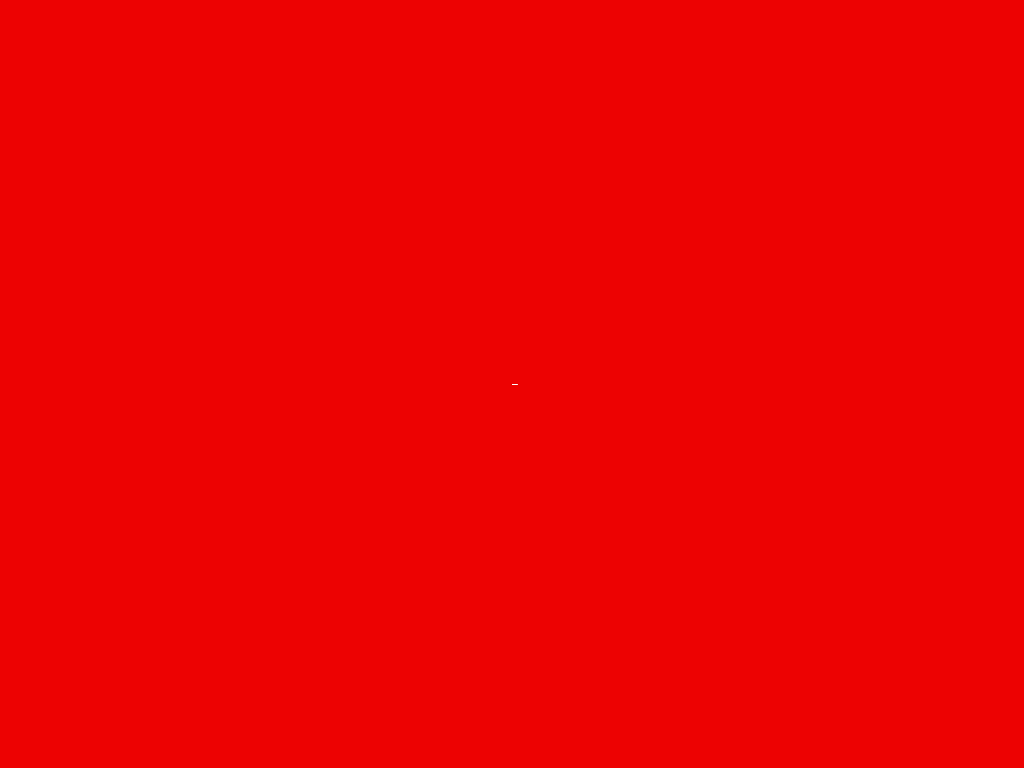
Frame 1 (no input)
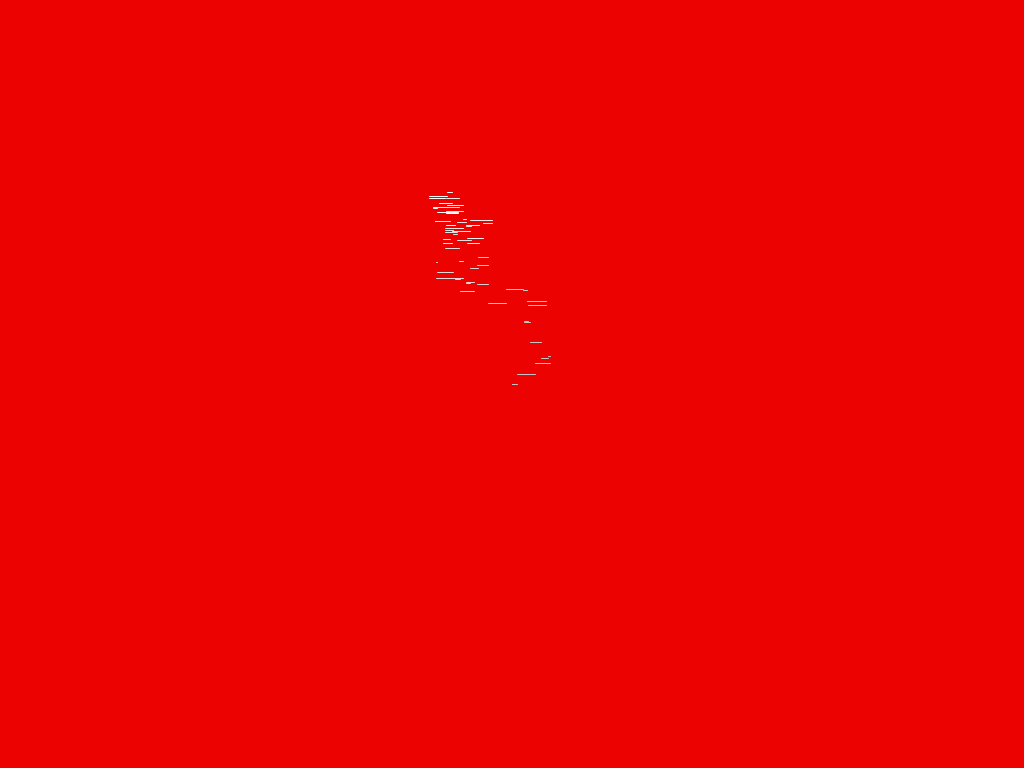
Frame 60 (the mouse pressed at the canvas centre just before this capture)
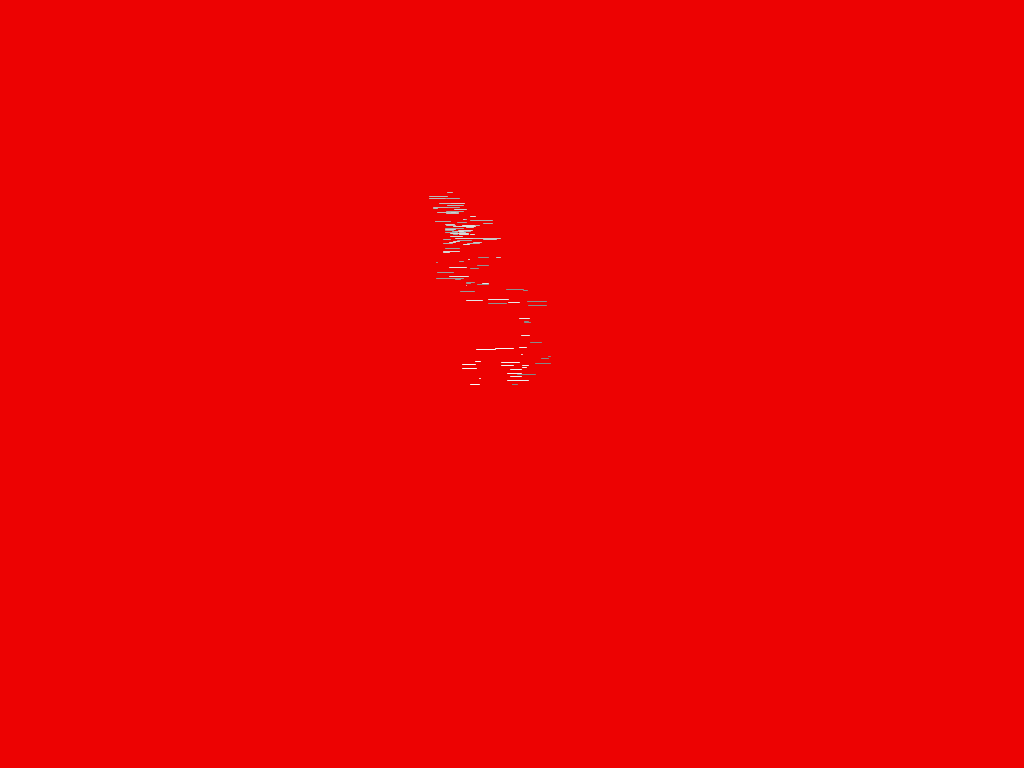
Frame 120 (the mouse held since frame 60 and released just before this capture)

The Processing sketch that drew these frames (run headless with seeded random() and noise(); from frame 60 on, the mouse is pressed at the canvas centre):

// Processing sketch: processing_117880
// ── processing_117880.pde

int num = 200;
int range = 20;

float[] ax = new float[num];
float[] ay = new float[num]; 


void setup() 
{
  size(1024, 768);
  for(int i = 0; i < num; i++) {
    ax[i] = width/2;
    ay[i] = height/2;
  }
  frameRate(30);
}

void draw() 
{
  background(237,2,2);
  
  
  for(int i = 1; i < num; i++) {
    ax[i-1] = ax[i];
    ay[i-1] = ay[i];
  }

  
  ax[num-1] += random(-range, range);
  ay[num-1] += random(-range, range);

  
  ax[num-1] = constrain(ax[num-1], 0, width);
  ay[num-1] = constrain(ay[num-1], height/4, height/2);
  
  
  for(int i=1; i<num; i++) {    
    float val = float(i)/num * 204.0 + 51;
    stroke(val);
    line(ax[i-1], ay[i-1], ax[i], ay[i-1]);
  }
}
